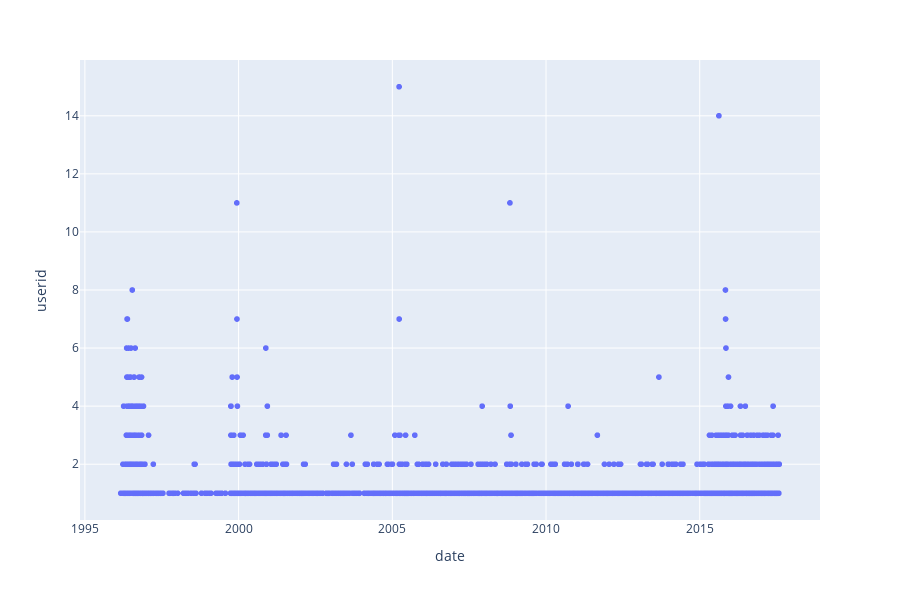

This figure's notebook cell:
### Code cell
import plotly.express as px

fig = px.scatter(ratings_318_agg, x="date", y="userid")
fig.show()

### Figure 1 — Plotly figure (JSON) as saved in the notebook; plotly's stock layout.template omitted (floating-point values rounded to 4 significant figures; data arrays with more than 128 entries replaced by an {"elided": "..."} marker saying what was removed)
{"data": [{"hoverlabel": {"namelength": 0}, "hovertemplate": "date=%{x}<br>userid=%{y}", "legendgroup": "", "marker": {"color": "#636efa", "symbol": "circle"}, "mode": "markers", "name": "", "showlegend": false, "type": "scattergl", "x": {"elided": "1985 str values"}, "xaxis": "x", "y": {"elided": "1985 int values"}, "yaxis": "y"}], "layout": {"height": 600, "legend": {"tracegroupgap": 0}, "margin": {"t": 60}, "xaxis": {"anchor": "y", "domain": [0, 1], "title": {"text": "date"}}, "yaxis": {"anchor": "x", "domain": [0, 1], "title": {"text": "userid"}}}}
